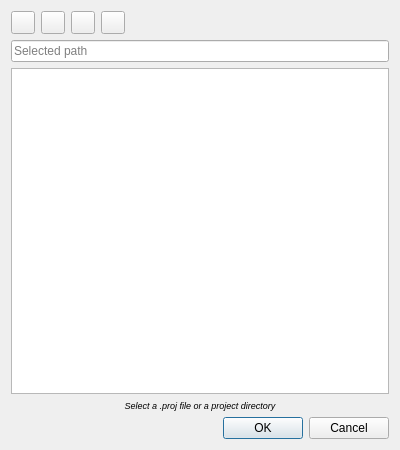
<?xml version="1.0" encoding="UTF-8"?>
<!--
######################################################################################################################
# Copyright (C) 2017 - 2019 Spine project consortium
# This file is part of Spine Toolbox.
# Spine Toolbox is free software: you can redistribute it and\/or modify it under the terms of the GNU Lesser General
# Public License as published by the Free Software Foundation, either version 3 of the License, or (at your option)
# any later version. This program is distributed in the hope that it will be useful, but WITHOUT ANY WARRANTY;
# without even the implied warranty of MERCHANTABILITY or FITNESS FOR A PARTICULAR PURPOSE. See the GNU Lesser General
# Public License for more details. You should have received a copy of the GNU Lesser General Public License along with
# this program. If not, see <http:\/\/www.gnu.org\/licenses\/>.
######################################################################################################################
-->
<ui version="4.0">
 <class>Dialog</class>
 <widget class="QDialog" name="Dialog">
  <property name="geometry">
   <rect>
    <x>0</x>
    <y>0</y>
    <width>400</width>
    <height>450</height>
   </rect>
  </property>
  <property name="windowTitle">
   <string>Select File or Directory</string>
  </property>
  <layout class="QVBoxLayout" name="verticalLayout">
   <item>
    <layout class="QHBoxLayout" name="horizontalLayout">
     <item>
      <widget class="QToolButton" name="toolButton_root">
       <property name="toolTip">
        <string>&lt;html&gt;&lt;head/&gt;&lt;body&gt;&lt;p&gt;Root&lt;/p&gt;&lt;/body&gt;&lt;/html&gt;</string>
       </property>
       <property name="icon">
        <iconset resource="resources/resources_icons.qrc">
         <normaloff>:/icons/slash.svg</normaloff>:/icons/slash.svg</iconset>
       </property>
      </widget>
     </item>
     <item>
      <widget class="QToolButton" name="toolButton_home">
       <property name="toolTip">
        <string>&lt;html&gt;&lt;head/&gt;&lt;body&gt;&lt;p&gt;Home&lt;/p&gt;&lt;/body&gt;&lt;/html&gt;</string>
       </property>
       <property name="icon">
        <iconset resource="resources/resources_icons.qrc">
         <normaloff>:/icons/home.svg</normaloff>:/icons/home.svg</iconset>
       </property>
      </widget>
     </item>
     <item>
      <widget class="QToolButton" name="toolButton_documents">
       <property name="toolTip">
        <string>&lt;html&gt;&lt;head/&gt;&lt;body&gt;&lt;p&gt;Documents&lt;/p&gt;&lt;/body&gt;&lt;/html&gt;</string>
       </property>
       <property name="text">
        <string/>
       </property>
       <property name="icon">
        <iconset resource="resources/resources_icons.qrc">
         <normaloff>:/icons/book.svg</normaloff>:/icons/book.svg</iconset>
       </property>
      </widget>
     </item>
     <item>
      <widget class="QToolButton" name="toolButton_desktop">
       <property name="toolTip">
        <string>&lt;html&gt;&lt;head/&gt;&lt;body&gt;&lt;p&gt;Desktop&lt;/p&gt;&lt;/body&gt;&lt;/html&gt;</string>
       </property>
       <property name="icon">
        <iconset resource="resources/resources_icons.qrc">
         <normaloff>:/icons/desktop.svg</normaloff>:/icons/desktop.svg</iconset>
       </property>
      </widget>
     </item>
     <item>
      <spacer name="horizontalSpacer">
       <property name="orientation">
        <enum>Qt::Horizontal</enum>
       </property>
       <property name="sizeHint" stdset="0">
        <size>
         <width>40</width>
         <height>20</height>
        </size>
       </property>
      </spacer>
     </item>
    </layout>
   </item>
   <item>
    <widget class="QLineEdit" name="lineEdit_current_path">
     <property name="placeholderText">
      <string>Selected path</string>
     </property>
    </widget>
   </item>
   <item>
    <widget class="QTreeView" name="treeView_file_system">
     <property name="verticalScrollMode">
      <enum>QAbstractItemView::ScrollPerPixel</enum>
     </property>
     <property name="uniformRowHeights">
      <bool>true</bool>
     </property>
     <property name="sortingEnabled">
      <bool>true</bool>
     </property>
     <property name="animated">
      <bool>false</bool>
     </property>
    </widget>
   </item>
   <item>
    <widget class="QLabel" name="label">
     <property name="font">
      <font>
       <pointsize>7</pointsize>
       <italic>true</italic>
      </font>
     </property>
     <property name="text">
      <string>Select a .proj file or a project directory</string>
     </property>
     <property name="alignment">
      <set>Qt::AlignCenter</set>
     </property>
    </widget>
   </item>
   <item>
    <widget class="QDialogButtonBox" name="buttonBox">
     <property name="orientation">
      <enum>Qt::Horizontal</enum>
     </property>
     <property name="standardButtons">
      <set>QDialogButtonBox::Cancel|QDialogButtonBox::Ok</set>
     </property>
    </widget>
   </item>
  </layout>
 </widget>
 <tabstops>
  <tabstop>treeView_file_system</tabstop>
  <tabstop>toolButton_root</tabstop>
  <tabstop>toolButton_home</tabstop>
  <tabstop>toolButton_documents</tabstop>
  <tabstop>toolButton_desktop</tabstop>
  <tabstop>lineEdit_current_path</tabstop>
 </tabstops>
 <resources>
  <include location="resources/resources_icons.qrc"/>
 </resources>
 <connections>
  <connection>
   <sender>buttonBox</sender>
   <signal>accepted()</signal>
   <receiver>Dialog</receiver>
   <slot>accept()</slot>
   <hints>
    <hint type="sourcelabel">
     <x>248</x>
     <y>254</y>
    </hint>
    <hint type="destinationlabel">
     <x>157</x>
     <y>274</y>
    </hint>
   </hints>
  </connection>
  <connection>
   <sender>buttonBox</sender>
   <signal>rejected()</signal>
   <receiver>Dialog</receiver>
   <slot>reject()</slot>
   <hints>
    <hint type="sourcelabel">
     <x>316</x>
     <y>260</y>
    </hint>
    <hint type="destinationlabel">
     <x>286</x>
     <y>274</y>
    </hint>
   </hints>
  </connection>
 </connections>
</ui>
